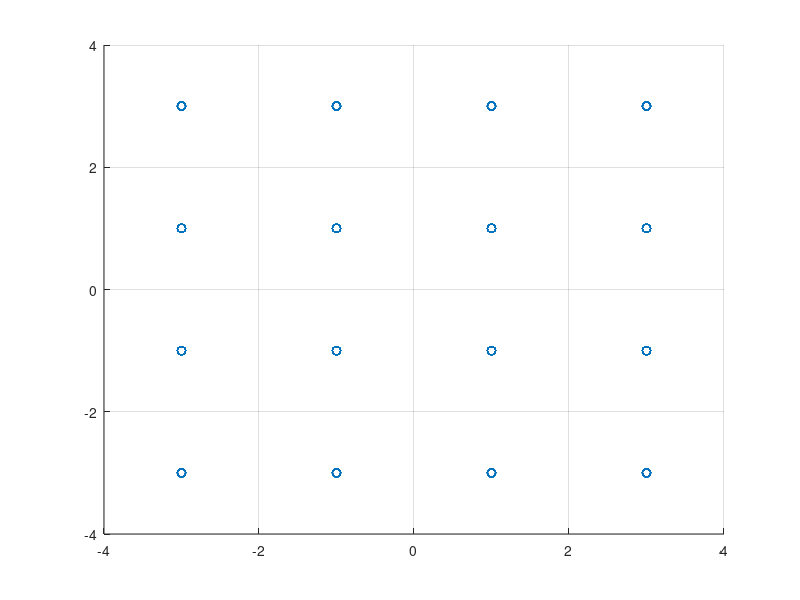
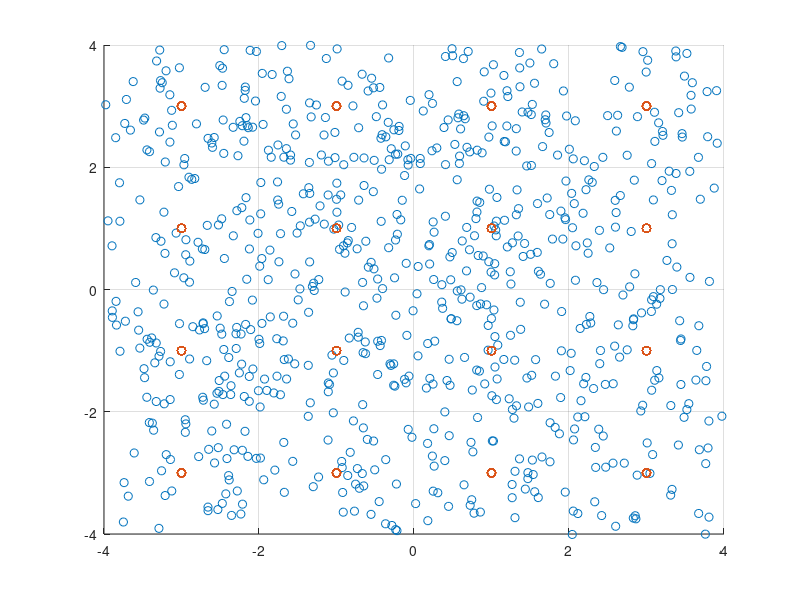

Write the MATLAB code that produced these figures, in order.
clear;

% Parameter Setting
Tsym = 1;
Nsym = 1000;
Fs = 100;
Fc = 10;
Fe = 0;
N0 = 1.5;

% Simulation
t = [Tsym/Fs : Tsym/Fs : Tsym*Nsym];
Tmax = length(t);

% Symbol 생성
M=16;
symTable = zeros(1,16);
for i = 1:M
    realSym = 2*(mod(i-1,4)+1)-5;
    imagSym = 2*(floor((i-1)/4)+1)-5;
    symTable(i) = realSym+j*imagSym;
%     i_m = 2*pi*(i-1)/M + pi/4;
%     symTable(i) = cos(i_m) + j*sin(i_m);
end

% Basis Signal 생성
phi1 = cos(2*pi*Fc*t(1:Tsym*Fs));
Es = norm(phi1);
phi1 = phi1/Es;

phi2 = -sin(2*pi*Fc*t(1:Tsym*Fs));
Es = norm(phi2);
phi2 = phi2/Es;

%% TX

% 랜덤신호만들기
m = randi(M,1,Nsym);

% 심볼신호 만들기
realSymR = 2*(mod(m-1,4)+1)-5;
imagSymR = 2*(floor((m-1)/4)+1)-5;
bbSym = realSymR+j*imagSymR;
% theta_m = 2*pi*(m-1)/M + pi/4;
% bbSym = cos(theta_m) + j*sin(theta_m);

% Up-conversion (DAC 포함)
RFsignal = zeros(1,Tmax);
for iterT = 1:Tmax
    iterSym = floor((iterT-1)/Fs)+1;
    RFsignal(iterT) = real(bbSym(iterSym))*cos(2*pi*Fc*t(iterT))/Es - imag(bbSym(iterSym))*sin(2*pi*Fc*t(iterT))/Es;
end

% 참고1 - signal 보여주기
% figure(1)
% plot(t,RFsignal);
% xlim([0 2]);

% 참고2 - 심볼신호 보여주기
s = zeros(2,Nsym);
for i = 1:Nsym
    intStart = 1+(i-1)*Tsym*Fs;
    intEnd = i*Tsym*Fs;
    s(1,i) = sum(RFsignal(intStart:intEnd).*phi1);
    s(2,i) = sum(RFsignal(intStart:intEnd).*phi2);
end
figure(2)
scatter(s(1,:),s(2,:),'r*');
grid on;
axis([-4 4 -4 4]);


%% RX
% Coherent Detection
Ich = RFsignal .* cos(2*pi*(Fc+Fe)*t)/Es;
Qch = RFsignal .* sin(2*pi*(Fc+Fe)*t)/Es;

% Baseband Signal Representation
for i = 1:Nsym
    n_start = (i-1)*Tsym*Fs;
    bbSym_rx(i) = sum(Ich(n_start+1:n_start+Tsym*Fs) - j*Qch(n_start+1:n_start+Tsym*Fs));
end
sigPower = mean(abs(bbSym_rx).^2);

% Noise Insertion
noise = sqrt(N0)*randn(1,length(bbSym_rx)) + j*sqrt(N0)*randn(1,length(bbSym_rx));
bbSymN_rx = bbSym_rx+noise;
noisePower = mean(abs(noise).^2);
SNR = 10*log10(sigPower/noisePower)

% Signal Space Representation
figure(3)
scatter(real(bbSymN_rx), imag(bbSymN_rx));
grid on;
axis([-4 4 -4 4]);
hold on;
scatter(s(1,:),s(2,:),'r*');

% Optimal Receiver
hd_bbSym = zeros(1,Nsym);
for i= 1:Nsym
%     corr_result = bbSymN_rx(i)*conj(symTable);
%     dist_metric = -abs(bbSymN_rx(i)-symTable);
    mod_dist_metric = bbSymN_rx(i)*conj(symTable) -1/2*abs(symTable).^2;
    [dammyVal hd_index] = max(real(mod_dist_metric));
    hd_bbSym(i) = symTable(hd_index);
end

SER = sum( abs(hd_bbSym - bbSym) > 0.01) /Nsym